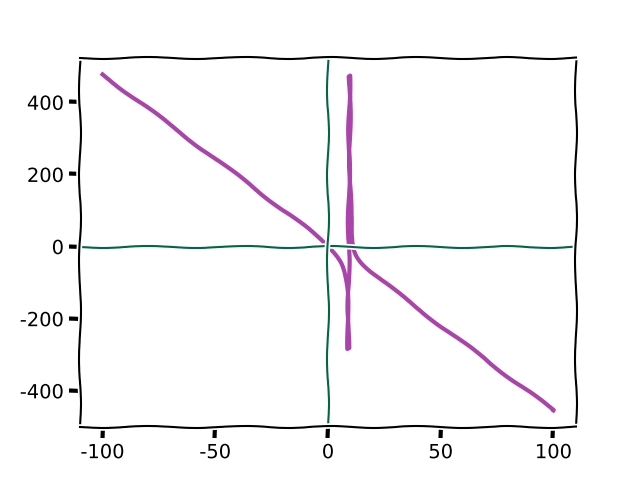

This figure's Python source:
import matplotlib.pyplot as plt
import numpy as np


def my_func(x,a,b,c,d):
    return (a*x**2 +b*x + c) / (3*x + 4*d)

plt.xkcd()

plt.style.use('seaborn-pastel')


a= -14; b = 165; c = -67; d = -7
legend = ' y = {}*x**2 + {}*x + {}'.format(a,b,c)
left = -100; right = 100; step = 0.5

data_x = []; data_y = []
pos_x = left
while pos_x <= right:
    try: 
        pos_y = my_func(pos_x, a,b,c,d)
        data_x.append(pos_x)
        data_y.append(pos_y)
    except:
        pass
    pos_x += step


plt.plot(data_x, data_y,linewidth = 3, color = '#A4A')



plt.grid(True)
plt.axhline(linewidth = 1.5, color = '#064')
plt.axvline(linewidth = 1.5, color = '#064')


plt.show()
